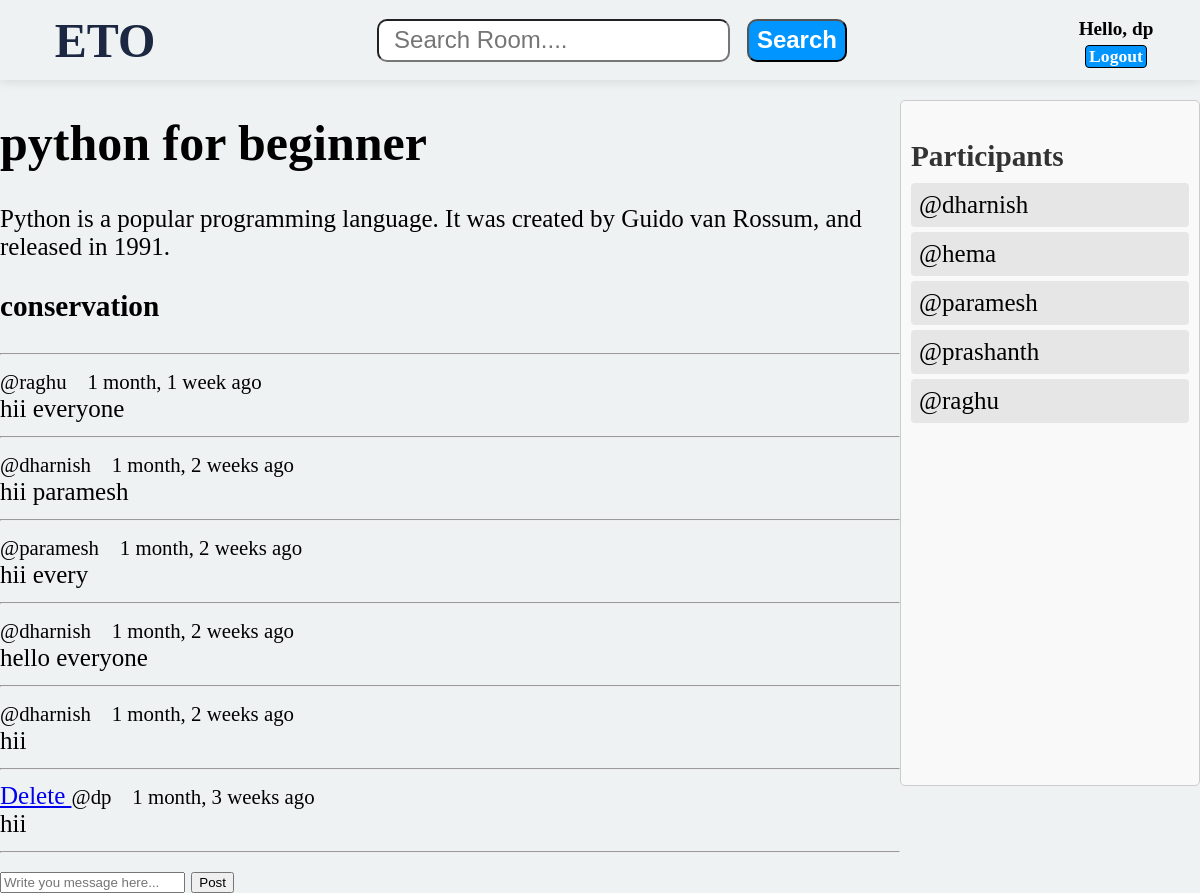
Screenshot of /room/1/ (signed in) with the database file from the repository.
### base/models.py (models this page shows, shortened)
class Room(models.Model):
    host = models.ForeignKey(User,on_delete=models.SET_NULL,null=True)
    topic = models.ForeignKey(Topic,on_delete=models.SET_NULL,null=True)
    name = models.CharField(max_length = 200)
    description = models.TextField(null = True)
    participants = models.ManyToManyField(User,related_name="participants",blank=True)
    updated = models.DateTimeField(auto_now = True)
    created = models.DateTimeField(auto_now_add = True)
    class Meta:
        ordering = ['-created','-updated']

class Message(models.Model):
    user = models.ForeignKey(User,on_delete=models.CASCADE)
    room = models.ForeignKey(Room,on_delete=models.CASCADE)
    body = models.TextField()
    updated = models.DateTimeField(auto_now = True)
    created = models.DateTimeField(auto_now_add = True)

### base/views.py (the view, shortened to what this page needs)
# urls.py: path('room/<str:pk>/',views.room,name='room'),
def room(request,pk):
    data = Room.objects.get(id=pk)
    participance = data.participants.all()
    message = data.message_set.all().order_by('-created')
    context = {'room':data,'loginpage':True,'message':message,'participances':participance}
    return render(request,"base/room.html",context)

### base/templates/base/room.html (shortened to what this page needs)
{% extends "main.html" %}
{% block content %}
<div class="room-container">
    <div>
        <h1>{{room.name}}</h1>
        <p>{{room.description}}</p>
        <div class="commant-wrapper">
            <h3> conservation </h3>
            <hr/>
            {% for m in message %}
                <div class="message">
                    <div>
                        {% if request.user == m.user %}
                            <a href="{% url 'delete-message' m.id %}"> Delete </a>
                        {%endif%}
                        <small>
                            @{{m.user}} &nbsp&nbsp {{m.created | timesince}} ago
                        </small>
                    </div>
                        <div>
                            {{m.body}}
                        </div>
                </div>
                <hr/>
            {% endfor %}
        </div>
        {% if request.user.is_authenticated %}
            <div>
                <form method="POST" action="">
                    <input type="text" name="body" placeholder="Write you message here..."/>
                    <input type="submit" value="Post"/>
                </form>
            </div>
        {% endif %}
    </div>
    <div class="participants">
        <h3> Participants </h3>
        {% for par in participances %}
            {% if par != request.user%}
            <div>@{{par.username}}</div>
            {% endif %}
        {%endfor%}
    </div>
</div>
{% endblock content%}

### templates/navbar.html (shortened to what this page needs)
<header>
    <div class="logoname">
        <a href="/">
            <h1>ETO</h1>
        </a>
    </div>
    <div class="headerpart">
        <div class="searchbar">
            <form method="GET" action="{% url 'home' %}">
                <input type="text" name="q" placeholder="Search Room...." value="{{search}}"/>
                <input type="submit" value="Search"/>
            </form>
        </div>
        <div class="profilestatus">
            {% if loginpage %}
                {% if request.user.is_authenticated %}
                <div class="profile">
                    <div class="profile_name">
                        Hello, {{request.user.username}}
                    </div>
                        <a href="{% url 'logout' %}"> Logout </a>
                </div>
                {% else %}
                    <div class="loginbtn">
                        <a href="{% url 'login' %}"> Login </a>
                    </div>
                {% endif %}
            {% endif %}
        </div>
</header>

### static/styles/main.css (style rules this page uses)
body { margin: 0px; font-size: 25px; background-color: #eef2f3; }
header { display: flex; justify-content: space-between; align-items: center; background-color: #eef2f3; box-sizing: border-box; height: 10vh; box-shadow: 0 2px 10px rgba(0, 0, 0, 0.1); }
div.logoname { padding-left: 15px; flex-basis: 15%; }
div.logoname > a { text-decoration: None; font-family:cursive; font-weight: 1000px; font-size: 1.5rem; color: #1c2841; }
div.logoname > a > h1 { text-align: center; }
div.headerpart { display: flex; justify-content: space-between; align-items: center; flex-basis: 70%; }
div.headerpart > div.searchbar { flex-basis: 60%; }
div.headerpart > .searchbar > form { width: 100%; display: flex; justify-content: space-evenly; }
div.headerpart > .searchbar > form > input[type="text"] { font-size: 1.5rem; height: 43px; border-radius: 10px; flex-basis: 70%; box-sizing: border-box; padding-left: 15px; }
div.headerpart > .searchbar > form > input[type="submit"] { font-size: 1.5rem; height: 43px; font-weight: bolder; border-radius: 10px; box-sizing: border-box; color: #fff; background-color: #0095ff; cursor: pointer; flex-basis: 100px; }
div.headerpart > div.profilestatus { display: flex; flex-basis: 20%; justify-content: space-around; }
div.headerpart > div.profilestatus > div.profile { display: flex; flex-direction: column; align-items: center; }
div.headerpart > div.profilestatus > div > div.profile_name { font-size: 1.2rem; font-weight: bolder; }
div.headerpart > div.profilestatus > div.profile > a { text-decoration: none; color: #fff; font-size: 1.1rem; background-color: #0095ff; border: 1px solid black; border-radius: 4px; width: 60px; text-align: center; transition: all 0.5s; position: relative; top: 5px; font-weight: bolder; transition: all 5s; }

### static/styles/createroom.css (style rules this page uses)
.participants { border: 1px solid #ccc; border-radius: 5px; padding: 10px; margin: 20px 0; background-color: #f9f9f9; overflow: auto; height: 83vh; }
.participants h3 { margin-bottom: 10px; color: #333; }
.participants div { margin-bottom: 5px; padding: 8px; background-color: #e6e6e6; border-radius: 4px; }

### base/templates/base/room.html (style rules this page uses)
.room-container { display:grid; grid-template-columns: 3fr 1fr; }

### rows the page displays
Room: name "python for beginner", description "Python is a popular programming language. It was created by Guido van Rossum, and released in 1991."
Message: user "raghu", created "1 month, 1 week", body "hii everyone"
Message: user "dharnish", created "1 month, 2 weeks", body "hii paramesh"
Message: user "paramesh", created "1 month, 2 weeks", body "hii every"
Message: user "dharnish", created "1 month, 2 weeks", body "hello everyone"
Message: user "dharnish", created "1 month, 2 weeks", body "hii"
Message: shows "Delete", user "dp", created "1 month, 3 weeks", body "hii"

### other values shown
{{ request.user.username }} "dp"
{{ par.username }} "dharnish"
{{ par.username }} "hema"
{{ par.username }} "paramesh"
{{ par.username }} "prashanth"
{{ par.username }} "raghu"
